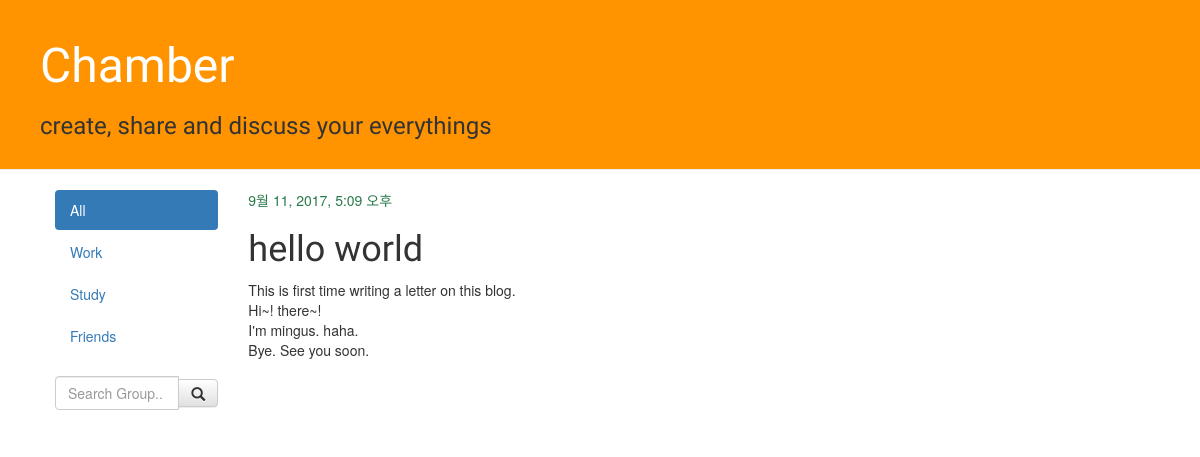
The app's page /post/1/ with its own data.
### blog/models.py (models this page shows, shortened)
class Post(models.Model):
    author = models.ForeignKey('auth.User')
    title = models.CharField(max_length=200)
    text = models.TextField()
    created_date = models.DateTimeField(
        default=timezone.now)
    published_date = models.DateTimeField(
        blank = True, null=True)

### blog/views.py (the view)
# urls.py: url(r'^post/(?P<pk>\d+)/$', views.post_detail, name='post_detail'),
def post_detail(request, pk):
    post = get_object_or_404(Post, pk = pk)
    return render(request, 'blog/post_detail.html', {'post': post})

### blog/templates/blog/post_detail.html (shortened to what this page needs)
{% extends 'blog/base.html' %}
{% block content %}
    <div class="post">
        {% if post.published_date %}
            <div class="date">
                {{ post.published_date }}
            </div>
        {% endif %}
        <h1>{{ post.title }}</h1>
        <p>{{ post.text|linebreaksbr }}</p>
    </div>
{% endblock %}

### blog/static/css/blog.css (style rules this page uses)
h1, h2, h3, h4 { font-family: 'Asap Condensed', sans-serif; }
.date { color: #29794A; }
.post { margin-bottom: 70px; }

### records on screen
Post: published_date "9월 11, 2017, 5:09 오후", title "hello world", text "This is first time writing a letter on this blog. Hi~! there~! I'm mingus. haha. Bye. See you soon."
